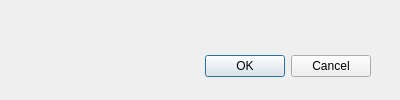
<?xml version="1.0" encoding="UTF-8"?>
<ui version="4.0">
 <class>DialogWarning</class>
 <widget class="QDialog" name="DialogWarning">
  <property name="geometry">
   <rect>
    <x>0</x>
    <y>0</y>
    <width>400</width>
    <height>100</height>
   </rect>
  </property>
  <property name="sizePolicy">
   <sizepolicy hsizetype="Fixed" vsizetype="Minimum">
    <horstretch>0</horstretch>
    <verstretch>0</verstretch>
   </sizepolicy>
  </property>
  <property name="minimumSize">
   <size>
    <width>400</width>
    <height>100</height>
   </size>
  </property>
  <property name="maximumSize">
   <size>
    <width>400</width>
    <height>100</height>
   </size>
  </property>
  <property name="windowTitle">
   <string>Dialog</string>
  </property>
  <widget class="QDialogButtonBox" name="buttonBox">
   <property name="geometry">
    <rect>
     <x>30</x>
     <y>50</y>
     <width>341</width>
     <height>32</height>
    </rect>
   </property>
   <property name="maximumSize">
    <size>
     <width>400</width>
     <height>900</height>
    </size>
   </property>
   <property name="orientation">
    <enum>Qt::Orientation::Horizontal</enum>
   </property>
   <property name="standardButtons">
    <set>QDialogButtonBox::StandardButton::Cancel|QDialogButtonBox::StandardButton::Ok</set>
   </property>
  </widget>
  <widget class="QLabel" name="WarningLabel">
   <property name="geometry">
    <rect>
     <x>10</x>
     <y>20</y>
     <width>381</width>
     <height>20</height>
    </rect>
   </property>
   <property name="sizePolicy">
    <sizepolicy hsizetype="Fixed" vsizetype="Fixed">
     <horstretch>0</horstretch>
     <verstretch>0</verstretch>
    </sizepolicy>
   </property>
   <property name="maximumSize">
    <size>
     <width>400</width>
     <height>900</height>
    </size>
   </property>
   <property name="text">
    <string/>
   </property>
  </widget>
 </widget>
 <resources/>
 <connections>
  <connection>
   <sender>buttonBox</sender>
   <signal>accepted()</signal>
   <receiver>DialogWarning</receiver>
   <slot>accept()</slot>
   <hints>
    <hint type="sourcelabel">
     <x>248</x>
     <y>254</y>
    </hint>
    <hint type="destinationlabel">
     <x>157</x>
     <y>274</y>
    </hint>
   </hints>
  </connection>
  <connection>
   <sender>buttonBox</sender>
   <signal>rejected()</signal>
   <receiver>DialogWarning</receiver>
   <slot>reject()</slot>
   <hints>
    <hint type="sourcelabel">
     <x>316</x>
     <y>260</y>
    </hint>
    <hint type="destinationlabel">
     <x>286</x>
     <y>274</y>
    </hint>
   </hints>
  </connection>
 </connections>
</ui>
